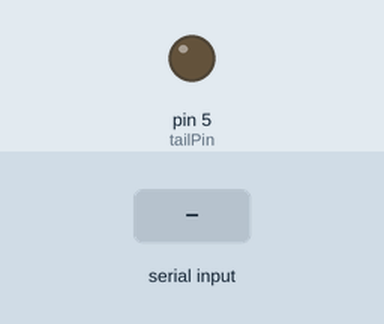
Bench run of a sketch on a simulated Arduino Uno, built with avr-gcc and run on an emulated ATmega328P. On the bench: output pins drawn as LEDs (lit = HIGH). Inputs (shaded band) come from the test bench.

Above: at 1.2 s.
1.3 s: "3" received over Serial
At 2.5 s:
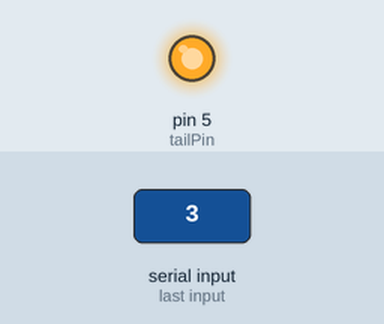
2.8 s: "4" received over Serial
At 3.6 s:
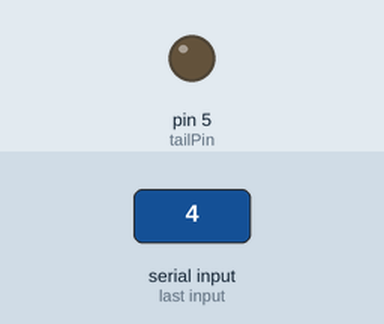
Timing chart, 0 to 5.8 s (numbered marks = the images above; inputs shaded):
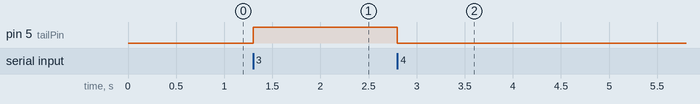

Measured:
- after the input at 1.3 s, pin 5 (tailPin): LOW → HIGH at once
- after the input at 2.8 s, pin 5 (tailPin): HIGH → LOW at once

The sketch:

coffeeBot.ino
```cpp
int coffeePin =2;
int waterPin = 4;
int tailPin = 5;
char input;
int start;

void setup() {
  pinMode(3, INPUT);
  pinMode(4, INPUT);
  pinMode(tailPin, OUTPUT);
  Serial.begin(9600);

}

void loop() {
  if(Serial.available()){
    input= Serial.read();
  switch(input){
    case '0':
    if(digitalRead(coffeePin)){
      Serial.write('1');
    }
    else{
      Serial.write('0');
    }
    break;

    case '1':
    if(digitalRead(waterPin)){
      Serial.write('1');
    }
    else{
      Serial.write('0');
    }
    break;

    case '2':
    makeCoffee();
    break;

    case '3':
    digitalWrite(tailPin, HIGH);
    break;

    case '4':
    digitalWrite(tailPin, LOW);
    break;

  }
}
}

void makeCoffee(){
  if(digitalRead(coffeePin)&&digitalRead(waterPin)){
  digitalWrite(tailPin, HIGH);
  Serial.write('1');
  while(digitalRead(waterPin)==HIGH){
  //Serial.write('1');
  delay(10);
  }
  digitalWrite(tailPin,LOW);
  //start = millis();

  //while(millis()-start<480000){
  //delay(1);
  //if(Serial.available()){
 // input = Serial.read();
  //if(input == '1' || input == '0'){
 // Serial.write('1');
  }


 // }
  //}
 // }
  else{
 Serial.write('0');
  }
//  digitalWrite(tailPin, LOW);

}
```
